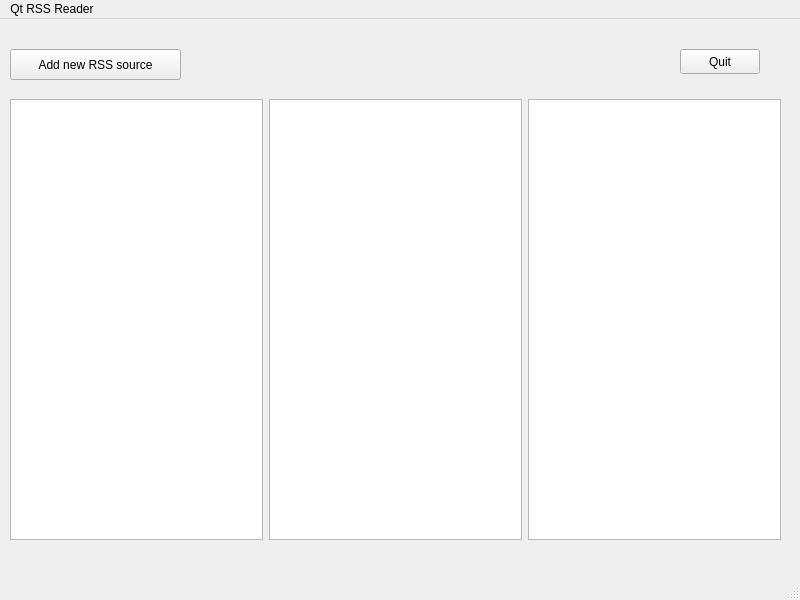
<?xml version="1.0" encoding="UTF-8"?>
<ui version="4.0">
 <class>MainWindow</class>
 <widget class="QMainWindow" name="MainWindow">
  <property name="geometry">
   <rect>
    <x>0</x>
    <y>0</y>
    <width>800</width>
    <height>600</height>
   </rect>
  </property>
  <property name="windowTitle">
   <string>MainWindow</string>
  </property>
  <widget class="QWidget" name="centralwidget">
   <widget class="QWidget" name="horizontalLayoutWidget">
    <property name="geometry">
     <rect>
      <x>10</x>
      <y>80</y>
      <width>771</width>
      <height>441</height>
     </rect>
    </property>
    <layout class="QHBoxLayout" name="horizontalLayout">
     <item>
      <widget class="QListView" name="listView_2"/>
     </item>
     <item>
      <widget class="QListView" name="listView_3"/>
     </item>
     <item>
      <widget class="QListView" name="listView"/>
     </item>
    </layout>
   </widget>
   <widget class="QPushButton" name="btnNewSource">
    <property name="geometry">
     <rect>
      <x>10</x>
      <y>30</y>
      <width>171</width>
      <height>31</height>
     </rect>
    </property>
    <property name="text">
     <string>Add new RSS source</string>
    </property>
   </widget>
   <widget class="QPushButton" name="btnQuit">
    <property name="geometry">
     <rect>
      <x>680</x>
      <y>30</y>
      <width>80</width>
      <height>25</height>
     </rect>
    </property>
    <property name="text">
     <string>Quit</string>
    </property>
   </widget>
  </widget>
  <widget class="QMenuBar" name="menubar">
   <property name="geometry">
    <rect>
     <x>0</x>
     <y>0</y>
     <width>800</width>
     <height>22</height>
    </rect>
   </property>
   <widget class="QMenu" name="menuQt_RSS_Reader">
    <property name="title">
     <string>Qt RSS Reader</string>
    </property>
   </widget>
   <addaction name="menuQt_RSS_Reader"/>
  </widget>
  <widget class="QStatusBar" name="statusbar"/>
 </widget>
 <resources/>
 <connections/>
</ui>
